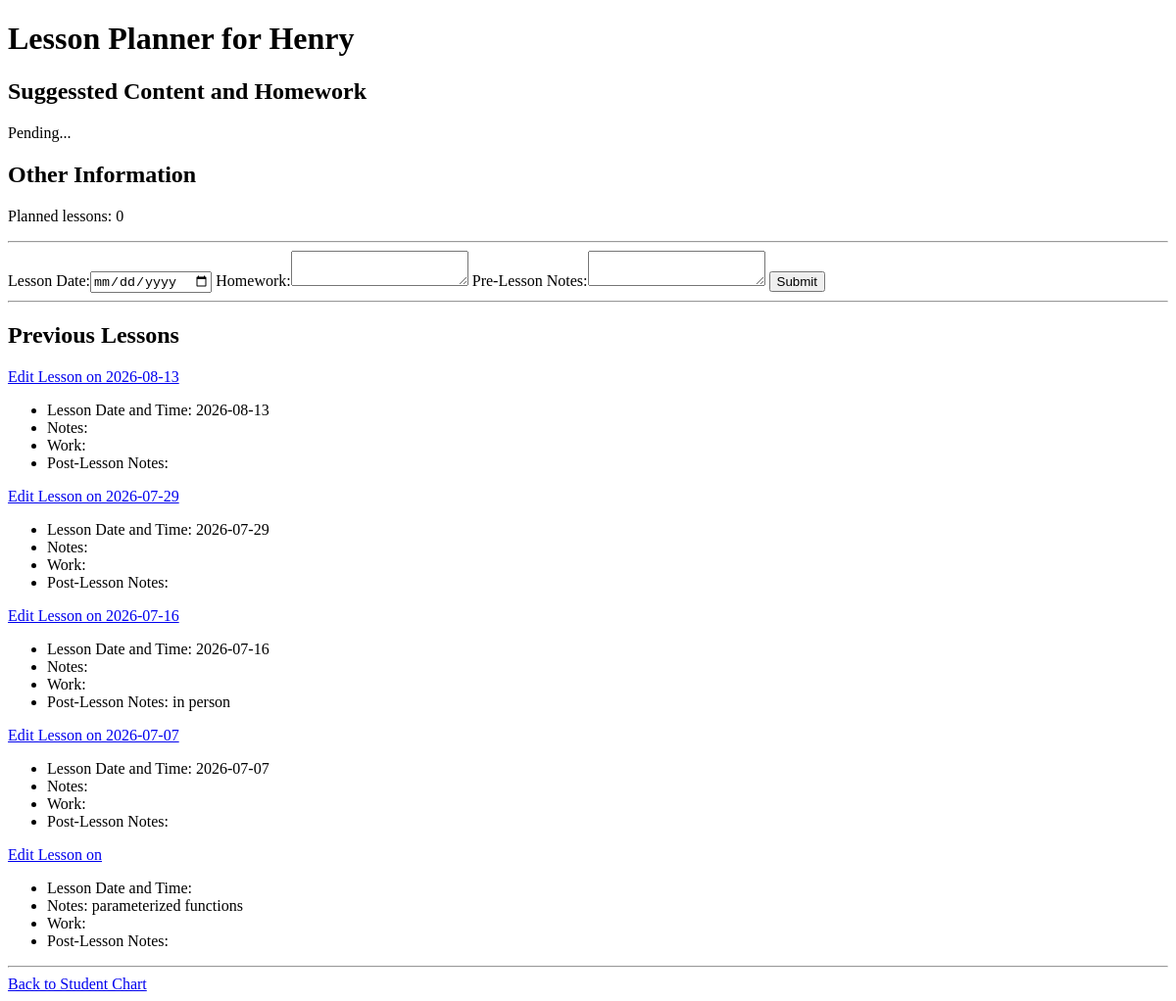
/lessons/lesson_planner/2 (signed in), run on an earlier commit of the app's database.
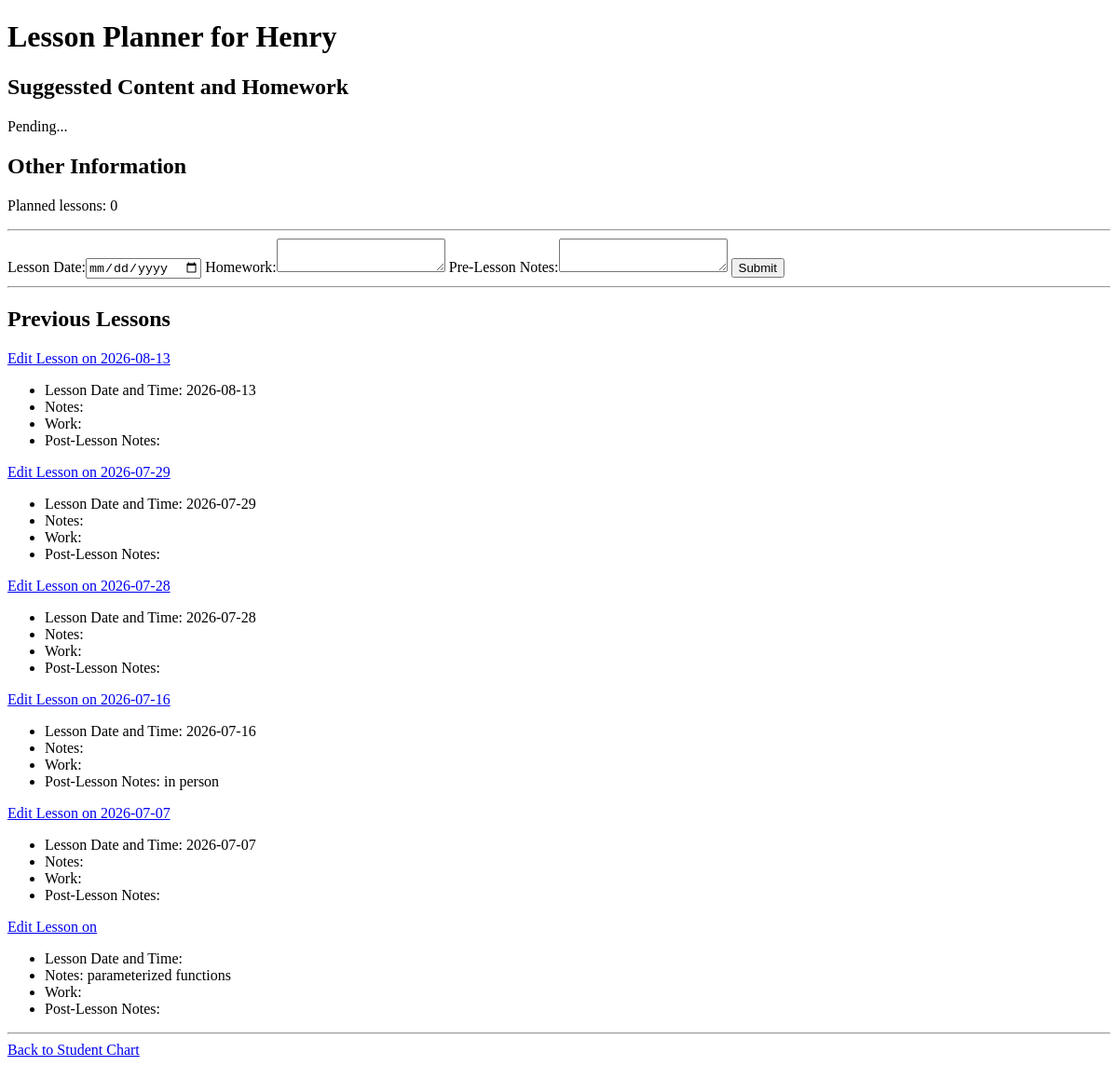
And on a later commit of the database.
### app/models.py (models this page shows, shortened)
class Lesson(db.Model):
    id = db.Column(db.Integer, primary_key=True)
    student_id = db.Column(db.Integer, db.ForeignKey('student.id'), nullable=False)
    student_name = db.Column(db.String(100), db.ForeignKey('student.name'), nullable=False)
    lesson_date = db.Column(db.JSON, nullable=False)
    lesson_notes = db.Column(db.String(100), default='')
    lesson_work = db.Column(db.String(100), default='')
    post_lesson_notes = db.Column(db.String(100), default='')
    completed = db.Column(db.Boolean, default=False)
    lesson_duration = db.Column(db.Integer, default = 0)  # Duration in hours
    created_at = db.Column(db.DateTime, default=datetime.utcnow)

### app/lessons/routes.py (the view, shortened to what this page needs)
@lessons_bp.route('/lesson_planner/<int:student_id>', methods=['GET', 'POST'])
@login_required
@admin_whitelist_check
def lesson_planner_create_lesson(student_id):
    student = Student.query.get_or_404(student_id)
    return render_template('lesson planner.html', student=student, lesson=None, previous_lessons=Lesson.query.filter_by(student_id=student.id).order_by(Lesson.lesson_date.desc()).all())

### app/__init__.py (called while the page is built)
def create_app():
    app = Flask(__name__)
    app.config['SQLALCHEMY_DATABASE_URI'] = 'sqlite:///test.db'
    app.config['SECRET_KEY'] = 'secret_key'  # Replace with a secure key in production
    db.init_app(app)
    bcrypt.init_app(app)
    login_manager.init_app(app)
    login_manager.login_view = 'auth.login'
    from app.models import User
    @login_manager.user_loader
    def load_user(user_id):
        return User.query.get(int(user_id))
    from app.auth.routes import auth_bp
    from app.students.routes import students_bp
    from app.lessons.routes import lessons_bp
    app.register_blueprint(auth_bp, url_prefix='/auth')
    app.register_blueprint(students_bp, url_prefix='/students')
    app.register_blueprint(lessons_bp, url_prefix='/lessons')
    return app

### app/templates/lesson planner.html (shortened to what this page needs)
<!DOCTYPE html>
<html lang="en">
<head>
</head>
<body>
    <h1>Lesson Planner for {{ student.name }}</h1>
    <h2>Suggessted Content and Homework</h2>
    <p id="suggestor">Pending...</p>
    <h2>Other Information</h2>
    <p>Planned lessons: {{ student.scheduled_lessons | length }}</p>
    <hr>
    {% if lesson is none %}
    <form id="lesson-form" action="{{ url_for('lessons.lesson_planner_create_lesson', student_id=student.id) }}" method="post">
        <label for="lesson-date">Lesson Date:</label><input type="date" id="lesson-date" name="lesson_date">
        <label for="lesson-homework">Homework:</label><textarea type="text" id="lesson-homework" name="lesson_homework"></textarea>
        <label for="lesson-notes">Pre-Lesson Notes:</label><textarea type="text" id="lesson-notes" name="lesson_notes"></textarea>
        <button type="submit">Submit</button>
    </form>
    {% endif %}
    <hr>
    <h2>Previous Lessons</h2>
    {% for lesson in previous_lessons %}
        <p><a href="{{ url_for('lessons.lesson_planner_edit_lesson', student_id=student.id, lesson_id=lesson.id) }}">Edit Lesson on {{ lesson.lesson_date }}</a></p>
        <ul>
            <li>Lesson Date and Time: {{ lesson.lesson_date }}</li>
            <li>Notes: {{ lesson.lesson_notes }}</li>
            <li>Work: {{ lesson.lesson_work }}</li>
            <li>Post-Lesson Notes: {{ lesson.post_lesson_notes }}</li>
        </ul>
    {% endfor %}
    <hr>
    <a href="{{ url_for('students.student_chart', student_id=student.id) }}">Back to Student Chart</a>
</body>
</html>

What changed in the data, as far as the page shows it:
added Lesson: lesson_date "2026-07-28"
